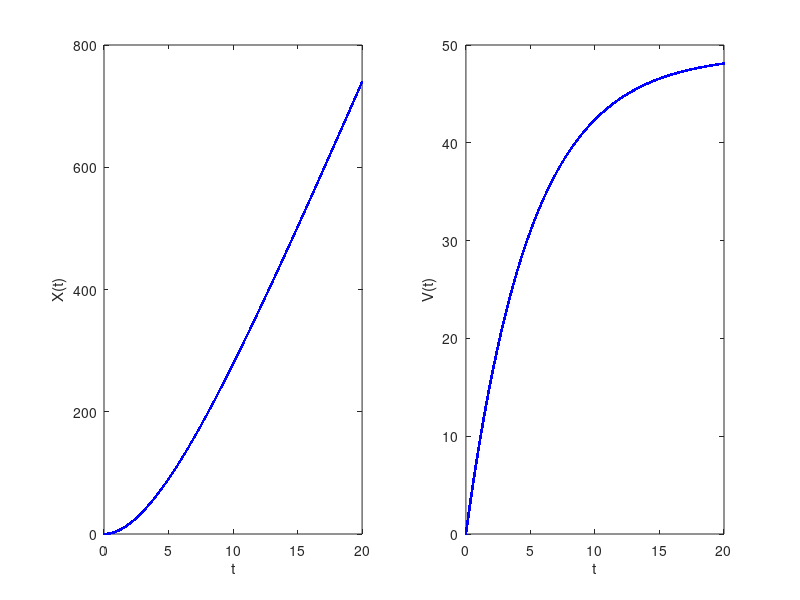

This figure's MATLAB source:
% Plotting V(t) and X(t) functions from a differential equation
t= linspace (0,20, 100000);
y=  49*t + (245*exp(-t/5)) -245;
y1 = @(t) 49*t + (245*exp(-t/5)) -245;

v = 49*(1-exp(-t/5));
v1 = @(t) 49*(1-exp(-t/5));


f = @(t) y1(t) - 300;
solut = fzero (f, 5)

figure(1)
subplot(1,2,1)
plot(t,y, 'linewidth', 2, "b.")
xlabel('t')
ylabel('X(t)')

%figure(2)
subplot(1,2,2)
plot(t,v, 'linewidth', 2, "b.")
xlabel('t')
ylabel('V(t)')
